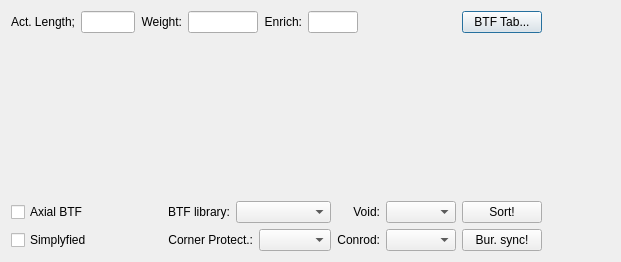
<?xml version="1.0" encoding="UTF-8"?>
<ui version="4.0">
 <class>BftPopup</class>
 <widget class="QDialog" name="BftPopup">
  <property name="geometry">
   <rect>
    <x>0</x>
    <y>0</y>
    <width>621</width>
    <height>262</height>
   </rect>
  </property>
  <property name="windowTitle">
   <string>BTF Popup</string>
  </property>
  <layout class="QHBoxLayout" name="horizontalLayout_2">
   <item>
    <layout class="QVBoxLayout" name="verticalLayout">
     <item>
      <layout class="QHBoxLayout" name="horizontalLayout">
       <item>
        <widget class="QLabel" name="activeLengthLabel">
         <property name="text">
          <string>Act. Length;</string>
         </property>
         <property name="alignment">
          <set>Qt::AlignRight|Qt::AlignTrailing|Qt::AlignVCenter</set>
         </property>
        </widget>
       </item>
       <item>
        <widget class="QLineEdit" name="activeLengthLineEdit">
         <property name="minimumSize">
          <size>
           <width>54</width>
           <height>0</height>
          </size>
         </property>
         <property name="maximumSize">
          <size>
           <width>54</width>
           <height>16777215</height>
          </size>
         </property>
        </widget>
       </item>
       <item>
        <widget class="QLabel" name="fuelWeightLabel">
         <property name="text">
          <string>Weight:</string>
         </property>
         <property name="alignment">
          <set>Qt::AlignRight|Qt::AlignTrailing|Qt::AlignVCenter</set>
         </property>
        </widget>
       </item>
       <item>
        <widget class="QLineEdit" name="fuelWeightLineEdit">
         <property name="minimumSize">
          <size>
           <width>70</width>
           <height>0</height>
          </size>
         </property>
         <property name="maximumSize">
          <size>
           <width>70</width>
           <height>16777215</height>
          </size>
         </property>
        </widget>
       </item>
       <item>
        <widget class="QLabel" name="averEnrichLabel">
         <property name="text">
          <string>Enrich:</string>
         </property>
         <property name="alignment">
          <set>Qt::AlignRight|Qt::AlignTrailing|Qt::AlignVCenter</set>
         </property>
        </widget>
       </item>
       <item>
        <widget class="QLineEdit" name="averEnrichLineEdit">
         <property name="minimumSize">
          <size>
           <width>50</width>
           <height>0</height>
          </size>
         </property>
         <property name="maximumSize">
          <size>
           <width>50</width>
           <height>16777215</height>
          </size>
         </property>
        </widget>
       </item>
       <item>
        <spacer name="horizontalSpacer">
         <property name="orientation">
          <enum>Qt::Horizontal</enum>
         </property>
         <property name="sizeHint" stdset="0">
          <size>
           <width>18</width>
           <height>20</height>
          </size>
         </property>
        </spacer>
       </item>
       <item>
        <widget class="QPushButton" name="btfTabButton">
         <property name="text">
          <string>BTF Tab...</string>
         </property>
        </widget>
       </item>
      </layout>
     </item>
     <item>
      <spacer name="verticalSpacer_4">
       <property name="orientation">
        <enum>Qt::Vertical</enum>
       </property>
       <property name="sizeHint" stdset="0">
        <size>
         <width>20</width>
         <height>40</height>
        </size>
       </property>
      </spacer>
     </item>
     <item>
      <widget class="CaseLineWidget" name="filelinewidget" native="true"/>
     </item>
     <item>
      <spacer name="verticalSpacer_3">
       <property name="orientation">
        <enum>Qt::Vertical</enum>
       </property>
       <property name="sizeHint" stdset="0">
        <size>
         <width>20</width>
         <height>13</height>
        </size>
       </property>
      </spacer>
     </item>
     <item>
      <layout class="QGridLayout" name="gridLayout">
       <item row="0" column="0">
        <widget class="QCheckBox" name="axialBtfCheckBox">
         <property name="text">
          <string>Axial BTF</string>
         </property>
        </widget>
       </item>
       <item row="0" column="2">
        <widget class="QLabel" name="btfLibLabel">
         <property name="text">
          <string>BTF library:</string>
         </property>
         <property name="alignment">
          <set>Qt::AlignRight|Qt::AlignTrailing|Qt::AlignVCenter</set>
         </property>
        </widget>
       </item>
       <item row="0" column="3" colspan="2">
        <widget class="QComboBox" name="btfLibComboBox"/>
       </item>
       <item row="0" column="5">
        <widget class="QLabel" name="voidLabel">
         <property name="text">
          <string>Void:</string>
         </property>
         <property name="alignment">
          <set>Qt::AlignRight|Qt::AlignTrailing|Qt::AlignVCenter</set>
         </property>
        </widget>
       </item>
       <item row="0" column="6">
        <widget class="QComboBox" name="voidItem">
         <property name="maximumSize">
          <size>
           <width>70</width>
           <height>16777215</height>
          </size>
         </property>
        </widget>
       </item>
       <item row="3" column="0">
        <widget class="QCheckBox" name="simplyfiedCheckBox">
         <property name="text">
          <string>Simplyfied</string>
         </property>
        </widget>
       </item>
       <item row="3" column="1">
        <spacer name="horizontalSpacer_2">
         <property name="orientation">
          <enum>Qt::Horizontal</enum>
         </property>
         <property name="sizeHint" stdset="0">
          <size>
           <width>40</width>
           <height>20</height>
          </size>
         </property>
        </spacer>
       </item>
       <item row="3" column="2" colspan="2">
        <widget class="QLabel" name="activeLengthLabel_3">
         <property name="text">
          <string>Corner Protect.:</string>
         </property>
         <property name="alignment">
          <set>Qt::AlignRight|Qt::AlignTrailing|Qt::AlignVCenter</set>
         </property>
        </widget>
       </item>
       <item row="3" column="4">
        <widget class="QComboBox" name="comboBox_2"/>
       </item>
       <item row="3" column="5">
        <widget class="QLabel" name="CRTypeLabel">
         <property name="text">
          <string>Conrod:</string>
         </property>
         <property name="alignment">
          <set>Qt::AlignRight|Qt::AlignTrailing|Qt::AlignVCenter</set>
         </property>
        </widget>
       </item>
       <item row="3" column="6">
        <widget class="QComboBox" name="CRtypeItem">
         <property name="maximumSize">
          <size>
           <width>70</width>
           <height>16777215</height>
          </size>
         </property>
        </widget>
       </item>
       <item row="3" column="7">
        <widget class="QPushButton" name="fillBurnupButton">
         <property name="text">
          <string>Bur. sync!</string>
         </property>
        </widget>
       </item>
       <item row="0" column="7">
        <widget class="QPushButton" name="sortCaseLinesButton">
         <property name="text">
          <string>Sort!</string>
         </property>
        </widget>
       </item>
      </layout>
     </item>
    </layout>
   </item>
   <item>
    <layout class="QVBoxLayout" name="verticalLayout_2">
     <item>
      <spacer name="verticalSpacer">
       <property name="orientation">
        <enum>Qt::Vertical</enum>
       </property>
       <property name="sizeHint" stdset="0">
        <size>
         <width>17</width>
         <height>13</height>
        </size>
       </property>
      </spacer>
     </item>
     <item>
      <widget class="CRWidget" name="crWidget">
       <property name="minimumSize">
        <size>
         <width>62</width>
         <height>230</height>
        </size>
       </property>
      </widget>
     </item>
     <item>
      <spacer name="verticalSpacer_2">
       <property name="orientation">
        <enum>Qt::Vertical</enum>
       </property>
       <property name="sizeHint" stdset="0">
        <size>
         <width>20</width>
         <height>40</height>
        </size>
       </property>
      </spacer>
     </item>
    </layout>
   </item>
  </layout>
 </widget>
 <customwidgets>
  <customwidget>
   <class>CRWidget</class>
   <extends>QWidget</extends>
   <header>CRWidget.h</header>
  </customwidget>
  <customwidget>
   <class>CaseLineWidget</class>
   <extends>QWidget</extends>
   <header>caseLineWidget.h</header>
  </customwidget>
 </customwidgets>
 <resources/>
 <connections/>
</ui>
